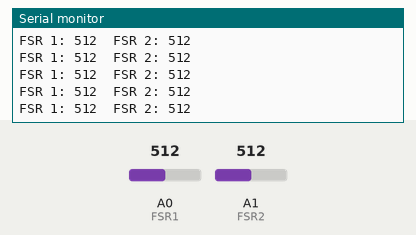
Simulated run of this sketch. Board: Arduino Uno, built with avr-gcc and run on an emulated ATmega328P. On the bench: the last lines printed to the serial monitor. The test bench sets the inputs (shaded band); at power-on: A0 (FSR1) = 512, A1 (FSR2) = 512.

Above: at 1.2 s.
1.3 s: A0 (FSR1) set to 716
At 1.31 s:
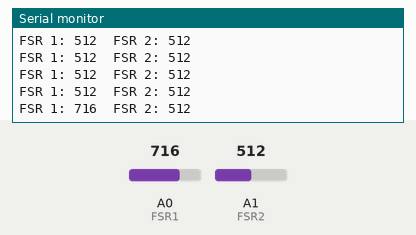
2.8 s: A1 (FSR2) set to 716
At 2.82 s:
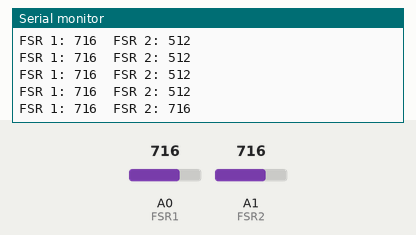
4.3 s: A0 (FSR1) set to 900
At 4.33 s:
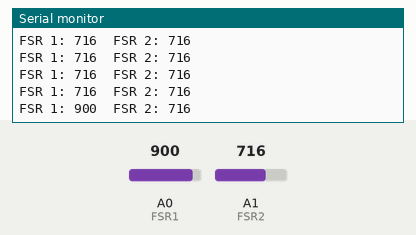
5.8 s: A1 (FSR2) set to 900
At 5.84 s:
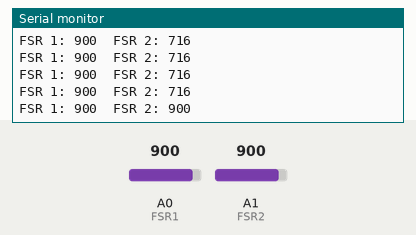
Timing chart, 0 to 8.3 s (numbered marks = the images above; inputs shaded):
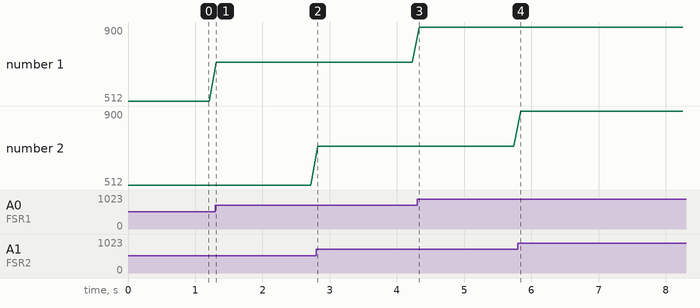

Measured:
- after the input at 1.3 s, the serial monitor: prints a new line at once (image 1)
- after the input at 2.8 s, the serial monitor: prints a new line at once (image 2)
- after the input at 4.3 s, the serial monitor: prints a new line at once (image 3)
- after the input at 5.8 s, the serial monitor: prints a new line at once (image 4)
- plotted number 1: 512 → 716 after the input at 1.3 s, 716 → 900 after the input at 4.3 s

The sketch:

fsr.ino
```cpp
const int FSR1 = 0;
const int FSR2 = 1;
int fsr1;
int fsr2;

void setup() {
  // put your setup code here, to run once:

  Serial.begin(9600);
  pinMode(FSR1, INPUT);
  pinMode(FSR2, INPUT);
}

void loop() {
  // put your main code here, to run repeatedly:

  fsr1 = analogRead(FSR1);
  fsr2 = analogRead(FSR2);
  Serial.print("FSR 1: "); Serial.print(fsr1);
  Serial.print("\tFSR 2: "); Serial.println(fsr2);
  delay(100);
}
```
